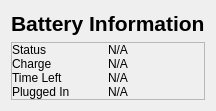
            <widget class="QWidget" name="battery">
             <layout class="QVBoxLayout" name="verticalLayout_4">
              <item alignment="Qt::AlignTop">
               <widget class="QLabel" name="label_27">
                <property name="font">
                 <font>
                  <pointsize>16</pointsize>
                  <bold>true</bold>
                 </font>
                </property>
                <property name="text">
                 <string>Battery Information</string>
                </property>
               </widget>
              </item>
              <item>
               <widget class="QFrame" name="battery_info_frame">
                <property name="sizePolicy">
                 <sizepolicy hsizetype="Preferred" vsizetype="Expanding">
                  <horstretch>0</horstretch>
                  <verstretch>0</verstretch>
                 </sizepolicy>
                </property>
                <property name="frameShape">
                 <enum>QFrame::StyledPanel</enum>
                </property>
                <property name="frameShadow">
                 <enum>QFrame::Raised</enum>
                </property>
                <layout class="QGridLayout" name="gridLayout_4">
                 <property name="leftMargin">
                  <number>0</number>
                 </property>
                 <property name="topMargin">
                  <number>0</number>
                 </property>
                 <property name="rightMargin">
                  <number>0</number>
                 </property>
                 <property name="bottomMargin">
                  <number>0</number>
                 </property>
                 <property name="spacing">
                  <number>0</number>
                 </property>
                 <item row="0" column="0">
                  <widget class="QLabel" name="label_28">
                   <property name="text">
                    <string>Status</string>
                   </property>
                  </widget>
                 </item>
                 <item row="0" column="1">
                  <widget class="QLabel" name="label_32">
                   <property name="text">
                    <string>N/A</string>
                   </property>
                  </widget>
                 </item>
                 <item row="1" column="0">
                  <widget class="QLabel" name="label_29">
                   <property name="text">
                    <string>Charge</string>
                   </property>
                  </widget>
                 </item>
                 <item row="1" column="1">
                  <widget class="QLabel" name="label_33">
                   <property name="text">
                    <string>N/A</string>
                   </property>
                  </widget>
                 </item>
                 <item row="2" column="0">
                  <widget class="QLabel" name="label_30">
                   <property name="text">
                    <string>Time Left</string>
                   </property>
                  </widget>
                 </item>
                 <item row="2" column="1">
                  <widget class="QLabel" name="label_34">
                   <property name="text">
                    <string>N/A</string>
                   </property>
                  </widget>
                 </item>
                 <item row="3" column="0">
                  <widget class="QLabel" name="label_31">
                   <property name="text">
                    <string>Plugged In</string>
                   </property>
                  </widget>
                 </item>
                 <item row="3" column="1">
                  <widget class="QLabel" name="label_35">
                   <property name="text">
                    <string>N/A</string>
                   </property>
                  </widget>
                 </item>
                </layout>
               </widget>
              </item>
             </layout>
            </widget>
